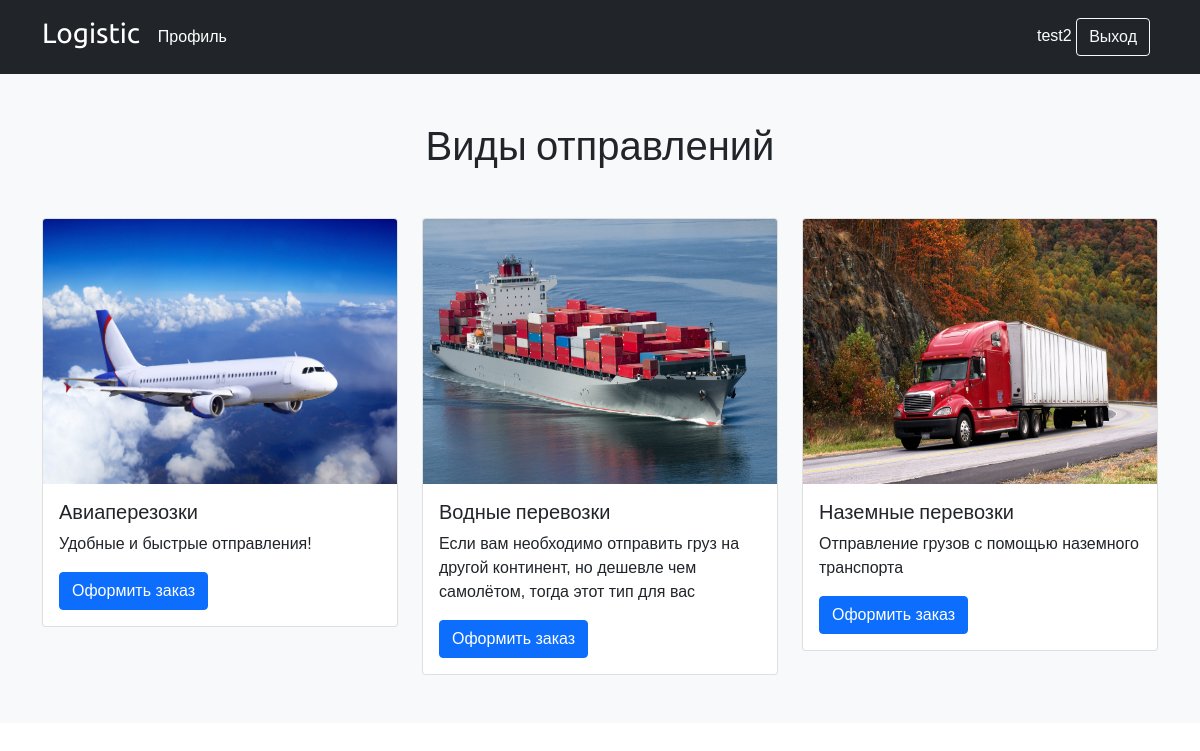
The page / (signed in) on the database its author committed.
### mainSite/models.py (models this page shows, shortened)
class RetriveType(models.Model):
    name = models.CharField(max_length=256, null=False, blank=False, verbose_name='Наименование')
    image = models.ImageField(verbose_name='Фото', upload_to='images/category/', null=True, blank=True)
    descripton = models.TextField(verbose_name='Описание', null=False, blank=False)
    class Meta:
        verbose_name = 'Тип отправления'
        verbose_name_plural = 'Типы отправления'

### mainSite/views.py (the view)
# urls.py: 2. Add a URL to urlpatterns:  path('', views.home, name='home')
def home(request):
    retrive_type = models.RetriveType.objects.all()
    context = {
        'retrive_type':retrive_type
    }
    return render(request, 'mainSite/home.html', context)

### mainSite/templates/mainSite/home.html (shortened to what this page needs)
{% extends 'mainSite/base.html' %}
{% block content %}
<main>
    <div class="album py-5 bg-light">
      <div class="container">
        <div class="text-center mb-5"><h1>Виды отправлений</h1></div>
        <div class="row row-cols-1 row-cols-md-3 g-4">
          {% if retrive_type %}
            {% for rt in retrive_type %}
          <div class="col">
            <div class="card">
              <div class="ratio ratio-4x3">
                <img src="{{ rt.image.url }}" class="card-img-top" alt="...">
              </div>
              <div class="card-body">
                <h5 class="card-title">{{ rt.name }}</h5>
                <p class="card-text">{{ rt.descripton }}</p>
                {% if user.is_authenticated %}
                <a href="{% url 'make_order' %}"><button class="btn btn-primary" name="button_type" value="{{rt.id}}">Оформить заказ</button></a>
                {% else %}
                <a href="{% url 'login_page' %}"><button class="btn btn-primary" name="button_type" value="{{rt.id}}">Войти</button></a> <small class="text-muted">* для оформления необходимо войти в аккаунт</small>
                {% endif %}
              </div>
            </div>
          </div>
          {% endfor %}
          {% else %}
            <h1>Нет доставок!</h1>
          {% endif %}
        </div>
        </div>
      </div>
  </main>
{% endblock %}

### mainSite/templates/mainSite/base.html (shortened to what this page needs)
{% load static %}
<!DOCTYPE html>
<html lang="en">
  <head>
    <link href="https://cdn.jsdelivr.net/npm/bootstrap@5.0.1/dist/css/bootstrap.min.css" rel="stylesheet">
    <link href="{% static "css/base.css" %}" rel="stylesheet">
  </head>
  <body>
      <header class="p-3 bg-dark text-white">
        <div class="container">
          <div class="d-flex flex-wrap align-items-center justify-content-center justify-content-lg-start">
            <a href="{% url 'home' %}" class="d-flex align-items-center mb-2 mb-lg-0 text-white text-decoration-none">
              <h3>Logistic</h3>
            </a>
            <ul class="nav col-12 col-lg-auto me-lg-auto mb-2 justify-content-center mb-md-0 ml">
              {% if user.is_authenticated %}
              <li><a href="{% url 'my_order' %}" class="nav-link px-2 text-white">Профиль</a></li>
              {% endif %}
            </ul>
            {% if user.is_authenticated %}
            <div class="text-end">
                <a href="{% url 'my_order' %}" class="text-white">{{ user.get_username }}</a>
                <a href="{% url 'logout' %}"><button type="button" class="btn btn-outline-light me-2">Выход</button></a>
              </div>
            {% else %}
            <div class="text-end">
              <a href="{% url 'login_page' %}"><button type="button" class="btn btn-outline-light me-2">Вход</button></a>
              <a href="{% url 'register' %}"><button type="button" class="btn btn-warning">Регистрация</button></a>
            </div>
            {% endif %}
          </div>
        </div>
      </header>
    {% block content %}{% endblock %}
  </body>
</html>

### static/css/base.css (style rules this page uses)
body { margin:0; padding:0; font-family:helvetica, sans-serif; }
h1, h2, h3, h4, h5 , h6 { font-family: 'Ubuntu', sans-serif; font-weight:normal; }
a { text-decoration:none; color:#5993bb; }

### mainSite/templates/mainSite/base.html (style rules this page uses)
.ml { margin-left: 10px; }
main { background-color: #f8f9fa!important; }

### rows shown on the page
RetriveType: image (picture), name "Авиаперезозки", descripton "Удобные и быстрые отправления!", {{ rt.id }} 1 (drawn)
RetriveType: image (picture), name "Водные перевозки", descripton "Если вам необходимо отправить груз на другой континент, но дешевле чем самолётом, тогда этот тип для вас", {{ rt.id }} 2 (drawn)
RetriveType: image (picture), name "Наземные перевозки", descripton "Отправление грузов с помощью наземного транспорта", {{ rt.id }} 3 (drawn)

### other values the page prints
{{ user.get_username }} "test2"
